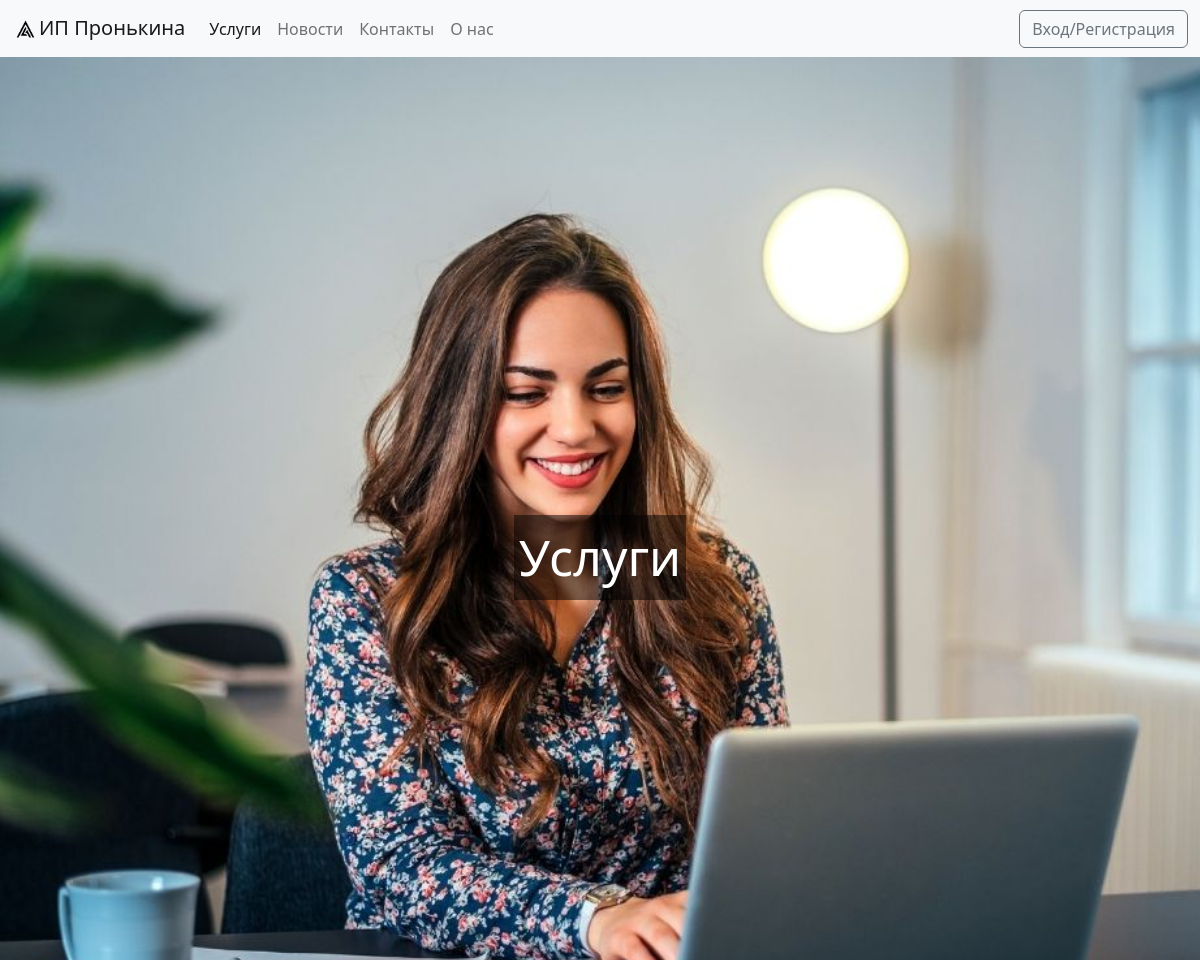
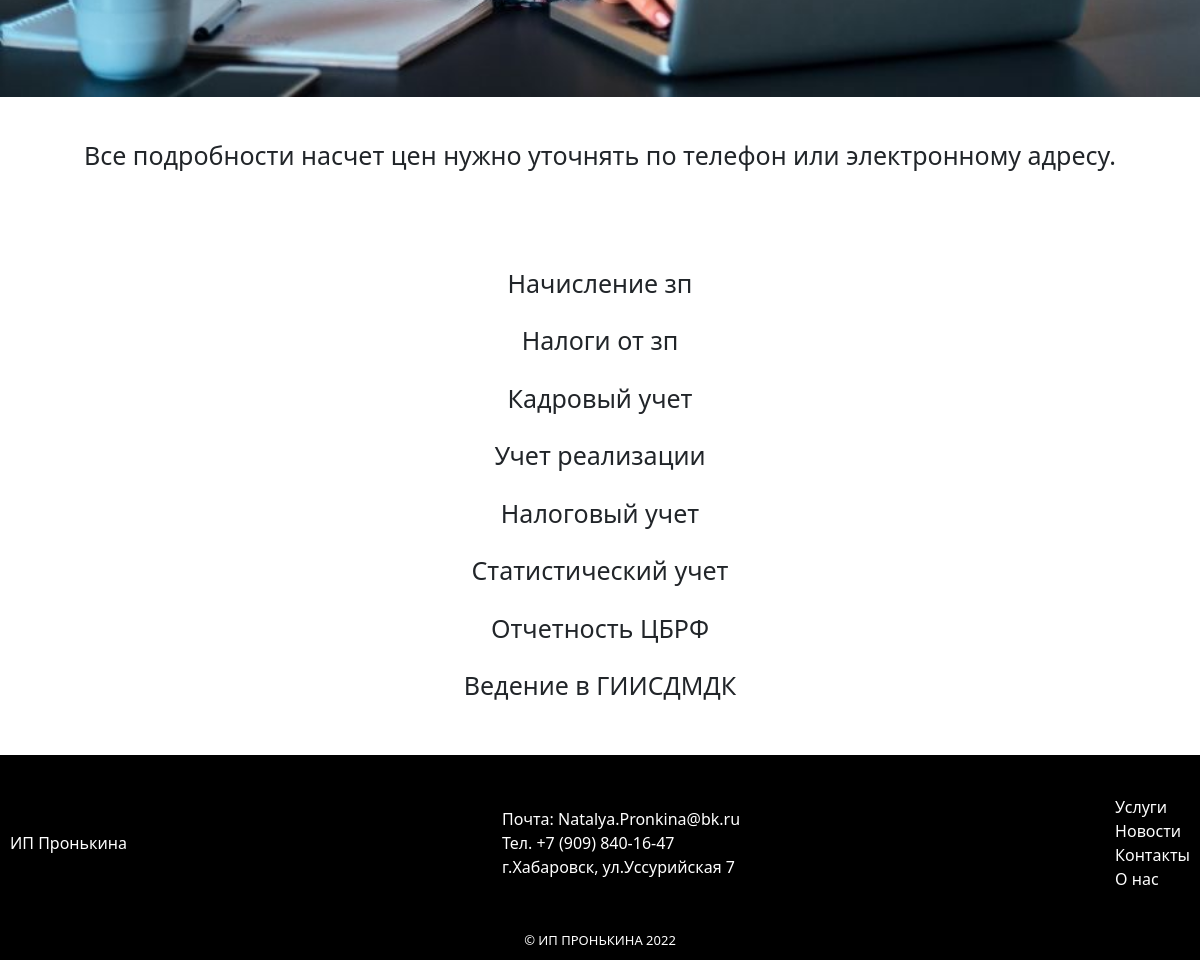
/services.php, run on the app's committed database (2 pictures, top to bottom).
### tables this page shows
CREATE TABLE `uslugi` (
  `id` int NOT NULL,
  `name` varchar(255) NOT NULL
);

### services.php (the view, shortened to what this page needs)
<!DOCTYPE html>
<html lang="en">
<head>
    <link rel="stylesheet" href="mobile.css">
    <link rel="stylesheet" href="style.css">
    <link rel="stylesheet" href="/css/bootstrap.css">
</head>
<body>
    <nav class="navbar navbar-expand-lg navbar-light bg-light">
        <div class="container-fluid">
        <a class="navbar-brand" href="index.php">
        <img src="/image/logo.png" alt="logo" width="27" height="30" class="d-inline-block align-text-top">ИП Пронькина</a>
            <div class="collapse navbar-collapse" id="navbarSupportedContent">
            <ul class="navbar-nav me-auto mb-2 mb-lg-0">
                <li class="nav-item">
                <a class="nav-link active" aria-current="page" href="services.php">Услуги</a>
                </li>
                <li class="nav-item">
                <a class="nav-link" href="news.php">Новости</a>
                </li>
                <li class="nav-item">
                <a class="nav-link" href="contacts.php">Контакты</a>
                </li>
                <li class="nav-item">
                <a class="nav-link" href="about_us.php">О нас</a>
                </li>
            </ul>
            <?php
                if (empty($_SESSION['login']) or empty($_SESSION['id']))
                {
                    echo '<a href="log_in.php"><button class="btn btn-outline-secondary" type="submit">Вход/Регистрация</button></a>';
                }
                else
                {
                echo '<a href="lk.php"><button class="btn btn-outline-secondary" type="submit">Личный кабинет</button></a>';
            }
            ?>
            </div>
        </div>
        </nav>
    <div class="containers">
        <div class="services">
            <div class="two">
                <div class="one_text">Услуги</div>
            </div>
        </div>
        </div>
    <div class="services_info">
        <div class="services_text">
        Все подробности насчет цен нужно уточнять по телефон или электронному адресу.
        </div>
    </div>
    <div class="services_info">
        <?php
            require("bd.php");
            $sql_uslugi = "SELECT * FROM uslugi";
            $result_uslugi = mysqli_query($db, $sql_uslugi);
            $dates_uslugi = mysqli_fetch_all($result_uslugi);
            if (isset($dates_uslugi)) {
                foreach ($dates_uslugi as $value) {
                    echo '<div class="text_uslugi">'.$value[1].'</div>';
                }}
        ?>
    </div>
    <footer>
        <div class="info_footer">
            <div>
            <div><a href="index.php">ИП Пронькина</a></div>
            </div>
            <div>
                Почта: Natalya.Pronkina@bk.ru <br>
                Тел. +7 (909) 840-16-47 <br>
                г.Хабаровск, ул.Уссурийская 7
            </div>
            <div>
                <a href="services.php">Услуги</a><br>
                <a href="news.php">Новости</a><br>
                <a href="contacts.php">Контакты</a><br>
                <a href="about_us.php">О нас</a>
            </div>
        </div>
        <div class="prav_footer">
            <div>© ИП ПРОНЬКИНА 2022</div>
        </div>
    </footer>
</body>
</html>

### mobile.css (style rules this page uses)
* { margin: 0; }
body { font-family: "ComicReliefBold"; }

### style.css (style rules this page uses)
* { margin: 0; }
body { font-family: "ComicReliefBold"; }
.two { padding: 5px; background: rgba(0, 0, 0, 0.5); display: flex; flex-direction: column; align-items: center; }
.one_text { display: flex; color: white; font-size: 50px; text-align: center; position :lative; }
.services_info { display: flex; font-size: 25px; padding-top: 40px; justify-content: center; padding-bottom: 40px; flex-direction: column; align-items: center; }
.services_text { display: flex; text-align: center; }
@media screen and (min-width: 1050px) { .services { width: 100%; height: 1000px; background: url(image/ss.jpg) no-repeat; background-size: cover; display: flex; justify-content: center; align-items: center; flex-direction: column; } }
@media screen and (min-width: 1050px) { .containers { display: flex; flex-direction: column; } }
@media screen and (min-width: 1050px) { .text_uslugi { display: flex; font-size: 25px; padding-top: 10px; padding-bottom: 10px; } }
@media screen and (min-width: 1050px) { footer { display: flex; background: black; color: white; padding-top: 40px; padding-bottom: 10px; flex-direction: column; } }
@media screen and (min-width: 1050px) { footer a { padding-left: 10px; padding-right: 10px; text-decoration: none; color: white; } }
@media screen and (min-width: 1050px) { .info_footer { display: flex; align-items: center; justify-content: space-between; } }
@media screen and (min-width: 1050px) { .prav_footer { padding-top: 40px; font-size: 13px; display: flex; justify-content: space-evenly; } }

### data on the page
uslugi: name "Начисление зп"
uslugi: name "Налоги от зп"
uslugi: name "Кадровый учет"
uslugi: name "Учет реализации"
uslugi: name "Налоговый учет"
uslugi: name "Статистический учет"
uslugi: name "Отчетность ЦБРФ"
uslugi: name "Ведение в ГИИСДМДК"
